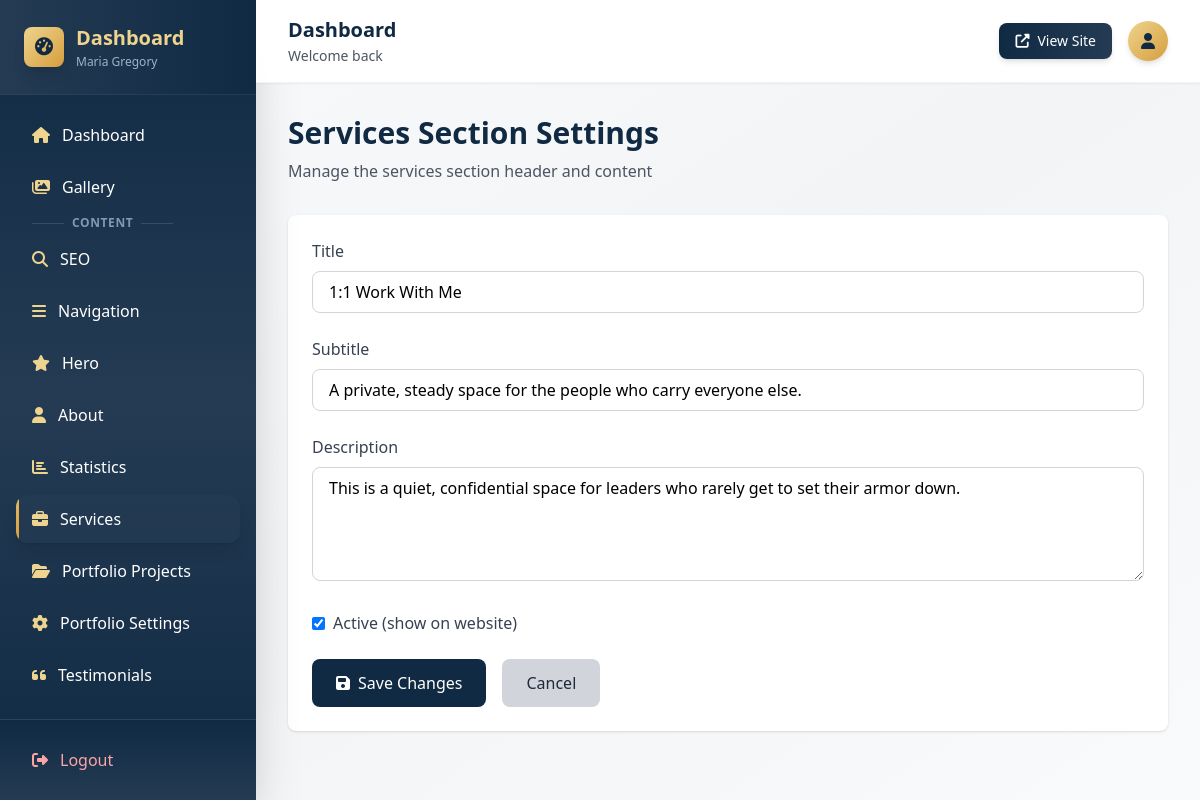
Screenshot of /dashboard/services-section/ (signed in) with the database file from the repository.
### myApp/models.py (models this page shows, shortened)
class ServicesSection(models.Model):
    title = models.CharField(max_length=200)
    subtitle = models.CharField(max_length=300, blank=True)
    description = models.TextField(blank=True)
    content = JSONField(default=dict, blank=True)
    is_active = models.BooleanField(default=True)
    updated_at = models.DateTimeField(auto_now=True)
    class Meta:
        verbose_name = "Services Section"
        verbose_name_plural = "Services Sections"

### myApp/dashboard_views.py (the view, shortened to what this page needs)
# urls.py: path('services-section/', dashboard_views.services_section_edit, name='services_section_edit'),
@login_required
def services_section_edit(request):
    section, created = ServicesSection.objects.get_or_create(pk=1)
    context = {'section': section}
    return render(request, 'dashboard/services_section_edit.html', context)

### myApp/templates/dashboard/services_section_edit.html (shortened to what this page needs)
{% extends "dashboard/base.html" %}
{% block content %}
<div class="mb-8">
    <h1 class="text-3xl font-bold text-navy-900 mb-2">Services Section Settings</h1>
    <p class="text-gray-600">Manage the services section header and content</p>
</div>
<form method="post" class="bg-white rounded-lg shadow p-6">
    <div class="mb-6">
        <label class="block text-gray-700 font-medium mb-2">Title</label>
        <input type="text" name="title" value="{{ section.title|default:'' }}" class="w-full px-4 py-2 border border-gray-300 rounded-lg focus:ring-2 focus:ring-navy-500" required>
    </div>
    <div class="mb-6">
        <label class="block text-gray-700 font-medium mb-2">Subtitle</label>
        <input type="text" name="subtitle" value="{{ section.subtitle|default:'' }}" class="w-full px-4 py-2 border border-gray-300 rounded-lg focus:ring-2 focus:ring-navy-500">
    </div>
    <div class="mb-6">
        <label class="block text-gray-700 font-medium mb-2">Description</label>
        <textarea name="description" rows="4" class="w-full px-4 py-2 border border-gray-300 rounded-lg focus:ring-2 focus:ring-navy-500">{{ section.description|default:'' }}</textarea>
    </div>
    <div class="mb-6">
        <label class="flex items-center">
            <input type="checkbox" name="is_active" {% if section.is_active %}checked{% endif %} class="mr-2">
            <span class="text-gray-700 font-medium">Active (show on website)</span>
        </label>
    </div>
    <div class="flex gap-4">
        <button type="submit" class="bg-navy-900 hover:bg-navy-800 text-white px-6 py-3 rounded-lg transition-colors">
            <i class="fas fa-save mr-2"></i>Save Changes
        </button>
        <a href="{% url 'dashboard:services_list' %}" class="bg-gray-300 hover:bg-gray-400 text-gray-800 px-6 py-3 rounded-lg transition-colors">
            Cancel
        </a>
    </div>
</form>
{% endblock %}

### rows the page displays
ServicesSection: title "1:1 Work With Me", subtitle "A private, steady space for the people who carry everyone else.", description "This is a quiet, confidential space for leaders who rarely get to set their armor down.", is_active "☑"
